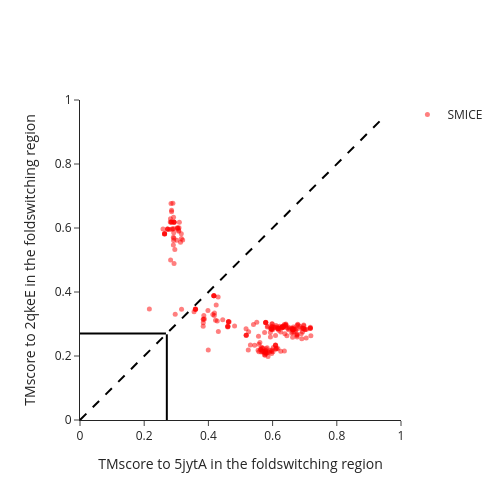

Notebook code for this chart:
### Code cell
seperate_color = False # whether show the predictions source (from sequential sampling or enhanced sampling)
fig = go.Figure()
fig.update_layout(
template="simple_white",  # Set template to simple_white
width=500,  # Set width of the figure
height=500,  # Set height of the figure
showlegend=True)
fig.add_trace(go.Scatter(
x=np.arange(20)/20, 
y=np.arange(20)/20,
mode='lines',
line=dict(color='black', dash='dash'),  # Customize line color and style
showlegend=False  # Name for the line trace
))
sources = outputs_SMICE["source"].unique()
# Define colors for each source
if seperate_color == True:
    colors = ['#377EB8', '#E41A1C']  # Add more colors if you have more categories
else:
    colors = ['red']
    sources = ['SMICE']
    outputs_SMICE["source"] = "SMICE"

for i, source in enumerate(sources):
    mask = outputs_SMICE["source"] == source
    fig.add_trace(go.Scatter(
        x=outputs_SMICE["TMscore1"][mask], 
        y=outputs_SMICE["TMscore2"][mask],
        mode='markers',
        marker=dict(
            color=colors[i],
            size=5,
            opacity=0.5
        ),
        name=source  # Name includes the source category
    ))
fig.add_trace(go.Scatter(
    x=np.ones(100)*TMscore12, 
    y=np.arange(100)/100*TMscore12,
    mode='lines',
    line=dict(color='black'),  # Customize line color and style
    showlegend=False  # Name for the line trace
))
fig.add_trace(go.Scatter(
    x=np.arange(100)/100*TMscore12, 
    y=np.ones(100)*TMscore12,
    mode='lines',
    line=dict(color='black'),  # Customize line color and style
    showlegend=False  # Name for the line trace
))
fig.update_xaxes(range=[0, 1],title_text='TMscore to %s in the foldswitching region'%ID1)  # Set x-axis limits from 0 to 6
fig.update_yaxes(range=[0, 1],title_text='TMscore to %s in the foldswitching region'%ID2)  # Set y-axis limits from 8 to 16
fig.update_xaxes()  # Set x-axis label
fig.show()
